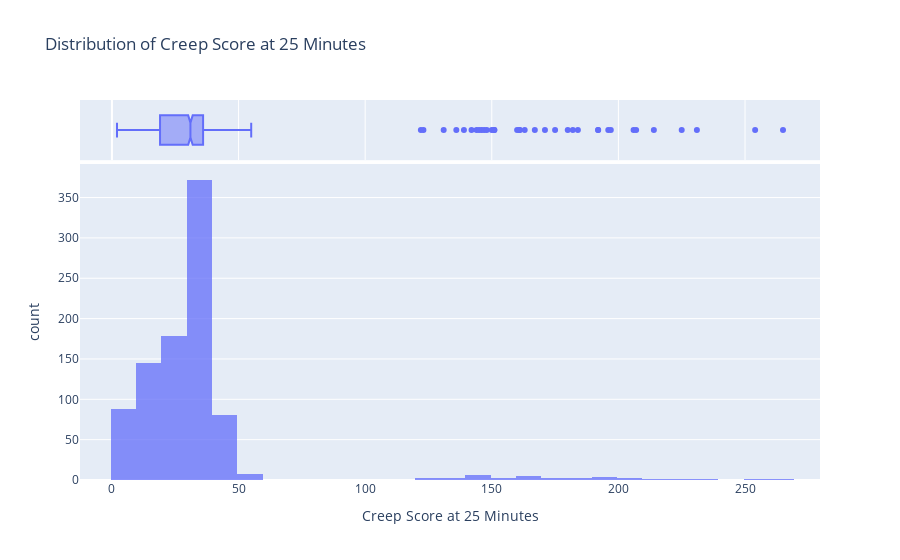
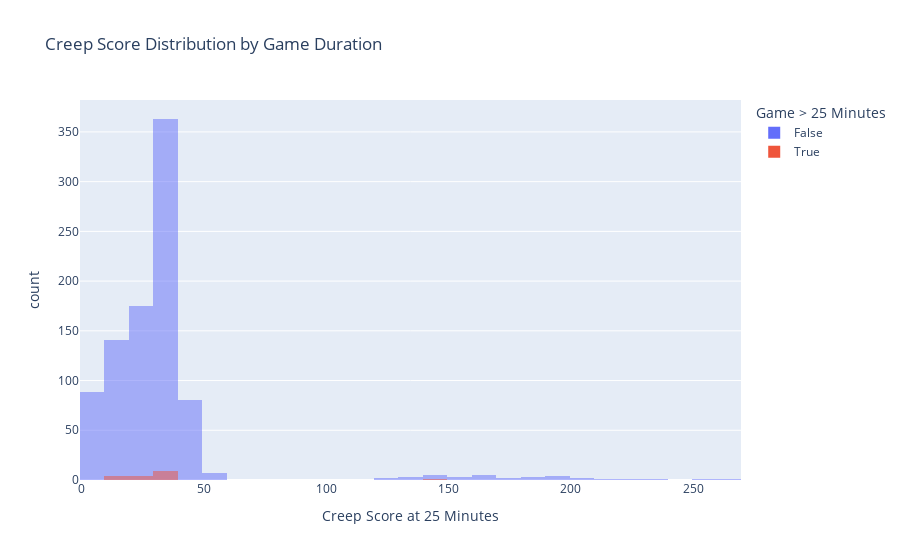

Here is the notebook cell these charts were saved with, in order:
### Code cell
fig_1 = px.histogram(
    df,
    x='csat25',
    nbins=30,
    title='Distribution of Creep Score at 25 Minutes',
    labels={'csat25': 'Creep Score at 25 Minutes'},
    marginal='box',  # Adds a box plot above the histogram
    opacity=0.75
)

fig_2 = px.histogram(
    df,
    x='csat25',
    color='is_25',
    barmode='overlay',
    nbins=30,
    labels={'csat25': 'Creep Score at 25 Minutes', 'is_25': 'Game > 25 Minutes'},
    title='Creep Score Distribution by Game Duration',
    opacity=0.5
)


fig_1.show()
fig_2.show()

### Figure 1 — Plotly figure (JSON) as saved in the notebook; plotly's stock layout.template omitted (floating-point values rounded to 4 significant figures; data arrays with more than 128 entries replaced by an {"elided": "..."} marker saying what was removed)
{"data": [{"alignmentgroup": "True", "bingroup": "x", "hovertemplate": "Creep Score at 25 Minutes=%{x}<br>count=%{y}<extra></extra>", "legendgroup": "", "marker": {"color": "#636efa", "opacity": 0.75, "pattern": {"shape": ""}}, "name": "", "nbinsx": 30, "offsetgroup": "", "orientation": "v", "showlegend": false, "type": "histogram", "x": {"elided": "934 int values"}, "xaxis": "x", "yaxis": "y"}, {"alignmentgroup": "True", "hovertemplate": "Creep Score at 25 Minutes=%{x}<extra></extra>", "legendgroup": "", "marker": {"color": "#636efa"}, "name": "", "notched": true, "offsetgroup": "", "showlegend": false, "type": "box", "x": {"elided": "934 int values"}, "xaxis": "x2", "yaxis": "y2"}], "layout": {"autosize": true, "barmode": "relative", "legend": {"tracegroupgap": 0}, "title": {"text": "Distribution of Creep Score at 25 Minutes"}, "xaxis": {"anchor": "y", "autorange": true, "domain": [0, 1], "range": [-12.61, 279.6], "title": {"text": "Creep Score at 25 Minutes"}, "type": "linear"}, "xaxis2": {"anchor": "y2", "autorange": true, "domain": [0, 1], "matches": "x", "range": [-12.61, 279.6], "showgrid": true, "showticklabels": false, "type": "linear"}, "yaxis": {"anchor": "x", "autorange": true, "domain": [0, 0.8316], "range": [0, 391.6], "title": {"text": "count"}}, "yaxis2": {"anchor": "x2", "autorange": true, "domain": [0.8416, 1], "matches": "y2", "range": [-0.5, 0.5], "showgrid": false, "showline": false, "showticklabels": false, "ticks": "", "type": "category"}}}

### Figure 2 — Plotly figure (JSON) as saved in the notebook; plotly's stock layout.template omitted (floating-point values rounded to 4 significant figures; data arrays with more than 128 entries replaced by an {"elided": "..."} marker saying what was removed)
{"data": [{"alignmentgroup": "True", "bingroup": "x", "hovertemplate": "Game > 25 Minutes=False<br>Creep Score at 25 Minutes=%{x}<br>count=%{y}<extra></extra>", "legendgroup": "False", "marker": {"color": "#636efa", "opacity": 0.5, "pattern": {"shape": ""}}, "name": "False", "nbinsx": 30, "offsetgroup": "False", "orientation": "v", "showlegend": true, "type": "histogram", "x": {"elided": "888 int values"}, "xaxis": "x", "yaxis": "y"}, {"alignmentgroup": "True", "bingroup": "x", "hovertemplate": "Game > 25 Minutes=True<br>Creep Score at 25 Minutes=%{x}<br>count=%{y}<extra></extra>", "legendgroup": "True", "marker": {"color": "#EF553B", "opacity": 0.5, "pattern": {"shape": ""}}, "name": "True", "nbinsx": 30, "offsetgroup": "True", "orientation": "v", "showlegend": true, "type": "histogram", "x": [32, 20, null, null, null, null, null, null, null, null, null, null, 31, 38, null, null, null, null, null, null, 17, 148, 38, 38, null, null, null, null, null, null, null, null, 15, 11, 29, 20, null, null, 34, 28, 32, 13, 30, 36, null, null], "xaxis": "x", "yaxis": "y"}], "layout": {"autosize": true, "barmode": "overlay", "legend": {"title": {"text": "Game > 25 Minutes"}, "tracegroupgap": 0}, "title": {"text": "Creep Score Distribution by Game Duration"}, "xaxis": {"anchor": "y", "autorange": true, "domain": [0, 1], "range": [-0.5, 269.5], "title": {"text": "Creep Score at 25 Minutes"}, "type": "linear"}, "yaxis": {"anchor": "x", "autorange": true, "domain": [0, 1], "range": [0, 382.1], "title": {"text": "count"}}}}
